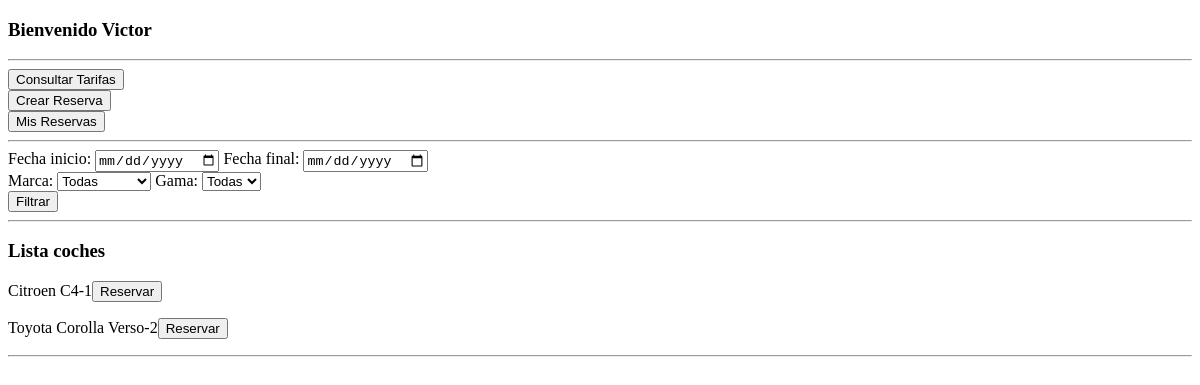
Page /9/start/ on the earlier database version.
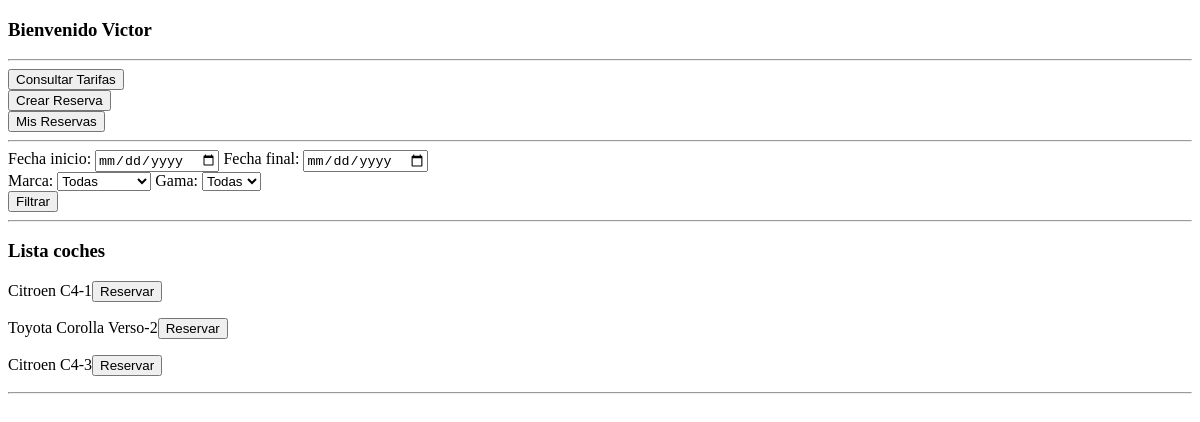
Same page on the later database version.
### Backend/models.py (models this page shows)
class Coche(models.Model):
    DISPONIBLE = 'D'
    REVISION_MANTENIMIENTO = 'M'
    REVISION_GOLPE = 'G'
    BAJA = 'B'
    RESERVADO = 'R'
    ESTADO_COCHE = [
        (DISPONIBLE, 'Disponible'),
        (REVISION_MANTENIMIENTO, 'Revision: Mantenimiento'),
        (REVISION_GOLPE, 'Revision: Golpe'),
        (BAJA, 'Baja'),
        (RESERVADO, 'Reservado'),
    ]
    CALENDARIO_DEFAULT = {datetime.date.today(), 'D'}
    modelo = models.ForeignKey(Modelo, on_delete=models.DO_NOTHING)
    categoria = models.CharField(choices=[('A', 'Alta'), ('M', 'Media'), ('B', 'Baja')], max_length=1)
    puertas = models.IntegerField(choices=[(3, 3), (5, 5)])
    techo = models.CharField(choices=[('N', 'Normal'), ('C', 'Cabrio-Descapotable'), ('S', 'Solar-Panoramico')], max_length=1)
    transmision = models.CharField(max_length=1, choices=[('M', 'Manual'), ('A', 'Automatico')])
    estado = models.CharField(max_length=1, choices=ESTADO_COCHE, default=DISPONIBLE)
    calendario = models.JSONField(default=str(CALENDARIO_DEFAULT))  # JSON que contendra los dias en los que el coche esta reservado o de baja
    def __str__(self):
        return str(Modelo.objects.get(id=self.modelo.id))+"-"+str(self.id)

class Modelo(models.Model):
    marca_fk = models.ForeignKey(Marca, on_delete=models.CASCADE)
    modelo = models.CharField(max_length=100)
    def __str__(self):
        return str(Marca.objects.get(id=self.marca_fk.id)) + ' ' + self.modelo

class Marca(models.Model):
    marca = models.CharField(max_length=50, unique=True)
    def __str__(self):
        return self.marca

### Backend/views.py (the view)
# urls.py: path('<int:pk>/start/', views.start, name="user home"),
def start(request, pk):
    if Cliente.objects.get(id=pk) is None:
        raise Http404('Usuario no registrado')
    context = {'pk': pk, 'cliente': Cliente.objects.get(id=pk), 'today': datetime.date.today().strftime('YYYY-MM-dd'),
               'marcas': Marca.objects.all(), 'gamas': [('A', 'Alta'), ('M', 'Media'), ('B', 'Baja')]}
    marca = request.GET.get('marcas', '')
    gama = request.GET.get('gamas', '')
    fecha_ini = request.GET.get('fecha_start', '')
    fecha_fin = request.GET.get('fecha_end', '')
    queryset = Coche.objects.all()
    if gama != '':
        context['current_gama'] = gama
        queryset = [i for i in queryset if i.categoria == gama[0]]
    if marca != '':
        context['current_marca'] = marca
        queryset = [i for i in queryset if i.modelo.marca_fk.marca == marca]
    if fecha_ini != '' and fecha_fin != '':
        context['fecha_fin'] = fecha_fin
        context['fecha_ini'] = fecha_ini
        queryset = [i for i in queryset if i.estado == 'D']
    context['object_list'] = queryset
    return render(request, 'Backend/startpage.html', context)

### Backend/templates/Backend/startpage.html (shortened to what this page needs)
<!DOCTYPE html>
<html lang="en">
<head>
</head>
<body>
    <h3>Bienvenido {{ cliente.nombre }}</h3>
    <hr>
    <div class="container">
        <form action="{%  url 'tarifas' pk %}">
            <input type="submit" value="Consultar Tarifas">
        </form>
        <form action="{%  url 'create reserva' pk %}">
            <input type="submit" value="Crear Reserva">
        </form>
        <form action="{%  url 'reservas' pk %}">
            <input type="submit" value="Mis Reservas">
        </form>
    </div>
    <hr>
    <form id="filtros" action="{% url 'user home' pk %}">
        <div id="date_selector">
            Fecha inicio: <input type="date" id="start" name="fecha_start" value={{ fecha_ini }} min={{ today }}>
            Fecha final: <input type="date" id="end" name="fecha_end" value={{ fecha_fin }} min={{ today }}>
        </div>
        <div id="coches">
            Marca: <select name="marcas" >
                    <option value="">Todas</option>
                    </select>
            Gama: <select name="gamas">
                        <option value="">Todas</option>
                    </select>
        </div>
        <input type="submit" value="Filtrar" class="submit">
    </form>
    <hr>
    <div class="list-group">
        <h3>Lista coches</h3>
        <u1>
        {% block content %}
            {% for coche in object_list %}
                <p>
                <form action="{% url 'create reserva' pk %}">
                    {{ coche }}<input type="submit" value="Reservar">
                </form>
                </p>
            {% endfor %}
        {% endblock %}
        </u1>
    </div>
    <hr>
</body>
</html>

Differences in the rows shown:
added Coche: modelo+id "Citroen C4-3"
